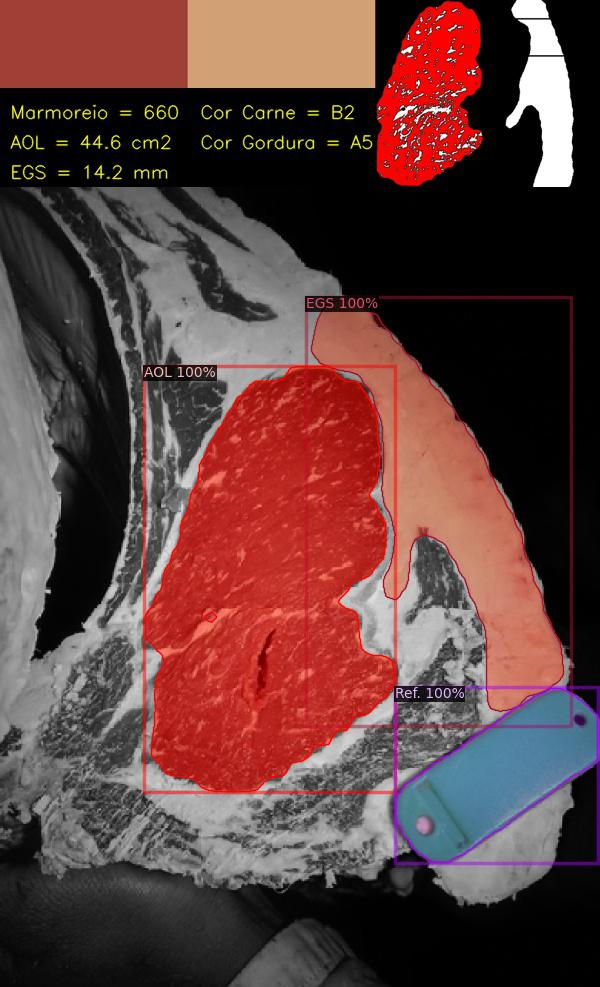
#> input picture Aula 3/vai0506.jpeg, 600 x 987 px
$ python seila.py
#> lines starting #> are read from the running program, lines starting #| are printed output that depends on the picture; after the words box and inside, x2 and y2 are one past the last pixel; in counts of white or black regions, pixels touching at a corner belong together
import cv2
import numpy as np

img2 = cv2.imread('vai0506.jpeg')
#> img2 is the input picture: shape (987, 600, 3); mean B, G, R 61.7, 63.7, 96.5
cv2.imshow('Imagem com Texto Centralizado',img2 )

sId = 1
sLote = 969

fonte = cv2.QT_FONT_NORMAL
escala = 0.6
cor =  (0, 180, 180)  # Cor do texto em BGR (branco)
espessura = 1

# Obtém as dimensões do texto a ser exibido
texto_sid = f'ID: {sId}'
texto_slote = f'Lote: {sLote}'
(_, altura), _ = cv2.getTextSize(texto_sid, fonte, escala, espessura)

# Coloca o texto na imagem
posicao = (10, img2.shape[0] - 10 - altura)  # 10 pixels a partir da borda inferior e 10 pixels da borda esquerda
#> posicao = (10, 963)
cv2.putText(img2, texto_sid, posicao, fonte, escala, cor, espessura)
#> img2: shape (987, 600, 3); 0.02% of pixels changed, all inside (x1, y1, x2, y2) = (12, 950, 52, 964)
posicao = (10, img2.shape[0] - 5)  # Aumenta a altura para colocar o texto do lote abaixo do texto do sId
#> posicao = (10, 982)
cv2.putText(img2, texto_slote, posicao, fonte, escala, cor, espessura)
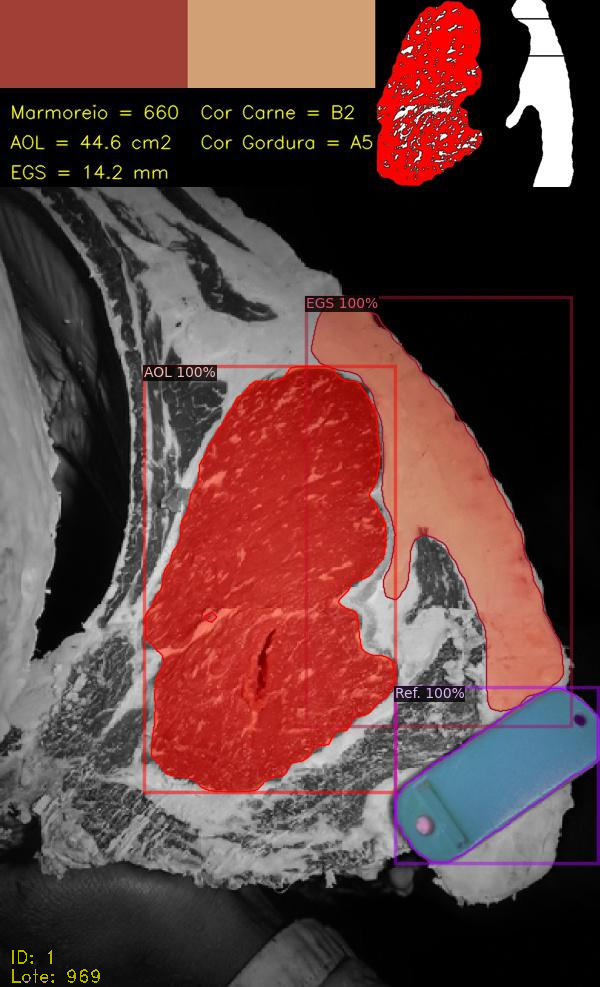
#> img2: shape (987, 600, 3); mean B, G, R 61.7, 63.8, 96.6

# Exibe a imagem com o texto adicionado
cv2.imshow('Imagem com Texto Centralizado', img2)

cv2.waitKey(0)
cv2.destroyAllWindows()

#contours = cv2.findContours(img, cv2.RETR_EXTERNAL, cv2.CHAIN_APPROX_SIMPLE)

"""


dest_or = cv2.bitwise_or(img2, img1, mask = None)

cv2.imshow('Imagem com Texto Centralizado',dest_or )
texto = "OFF"
font = cv2.QT_FONT_NORMAL
escala = 2
espessura = 3
    #cor_texto = (255, 255, 255)

font_color = (0, 255, 255)
font_scale = 1.4
line_type = cv2.LINE_AA
blank_image_meat = np.zeros((400,400,3), np.uint8) ## Quadro preto
altura, largura, _ = blank_image_meat.shape

blank_image_meat[:,0:400] = (217,217,217)

(tamanho_texto, _), _ = cv2.getTextSize(texto, font, escala, espessura)
posicao = [int((largura - tamanho_texto) / 2), int(altura / 4)]
print(posicao)
posicao[0] = posicao[0]+15
posicao[1] = posicao[1]+10
print(posicao)
         # Cor do texto (branco)
       # print(posicao)
       # blank_image_meat[posicao[1]-45:posicao[1]+5, posicao[0]:posicao[0]+120] = (0,0,0)
cv2.putText(blank_image_meat, texto, posicao, font, font_scale, (82,82,82), 2, line_type)

blank_image_meat[altura//2:, :] = 0


saida = img
height, width, _ = saida.shape

padding_top = 75
padding_bottom = 0
padding_left = 0
padding_right = 0

font = cv2.FONT_ITALIC
fontScale = 0.8
text = "Erro na imagem. Tire uma nova foto."
fontColor = (255, 255, 255)
lineType = 2
text_size, _ = cv2.getTextSize(text, font, fontScale, lineType)
text_width = text_size[0]
text_height = text_size[1]

x = int((width - padding_left - padding_right) / 2)  - int(text_width / 2)
y =  int(padding_top + (padding_bottom - padding_top + 16) / 2)


#x = start_x - int(text_width / 2)
#y = start_y

bottomLeftCornerOfText = (x, y)

saida = cv2.copyMakeBorder(saida, padding_top, padding_bottom, padding_left, padding_right, cv2.BORDER_CONSTANT, value=(0, 0, 255))


cv2.putText(saida, text,bottomLeftCornerOfText,font,fontScale,fontColor, lineType, cv2.LINE_AA)

"""

$ run again, with Aula 3/deitadaapp.jpeg copied over Aula 3/vai0506.jpeg
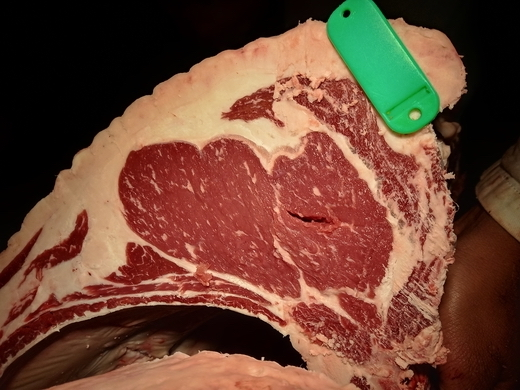
#> input picture Aula 3/deitadaapp.jpeg, 520 x 390 px
#> img2 is the input picture: shape (390, 520, 3); mean B, G, R 52.5, 70.3, 110.2
#> `cv2.putText(img2, texto_slote, posicao, fonte, escala, cor, espessura)`:
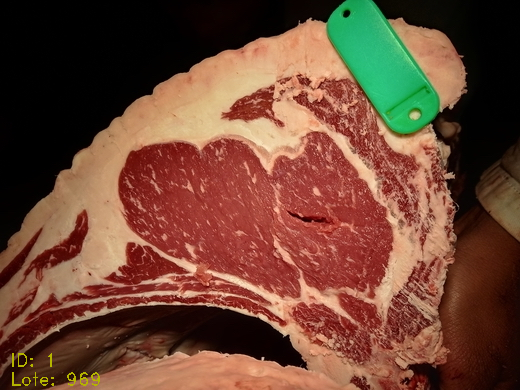
#> img2: shape (390, 520, 3); mean B, G, R 52.5, 70.5, 110.4
